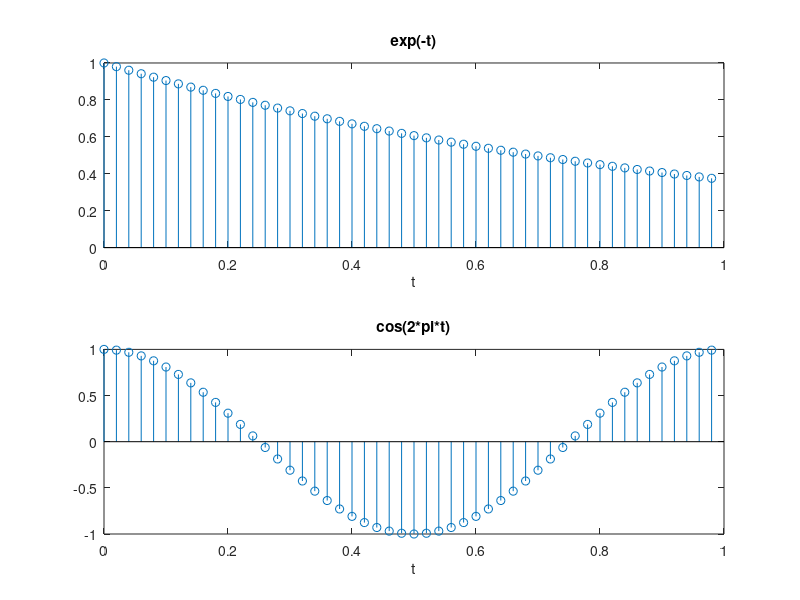
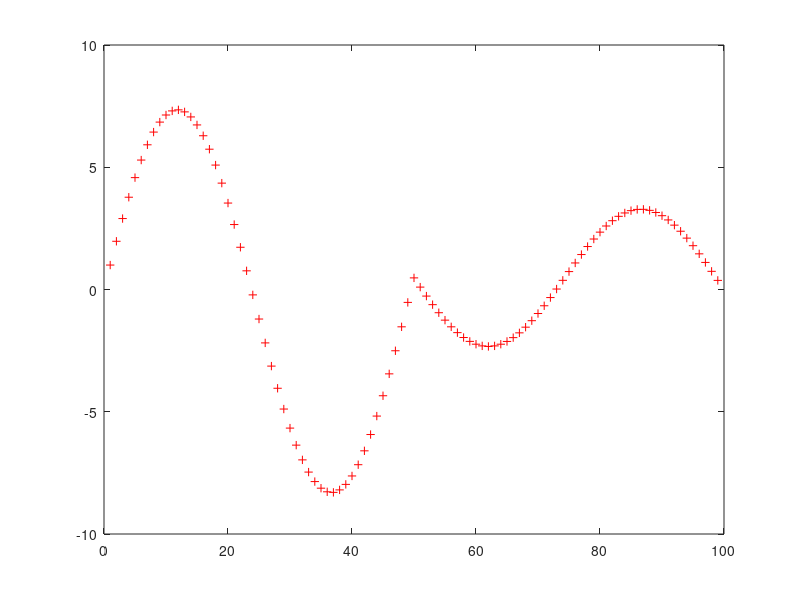

Recreate these plots in MATLAB, in order. (Note: this script raises an error after producing the figures.)
%% Guia 1 - Ejercicio de laboratorio 5
%
%% Enunciado
% Realice su propia implementación de las convoluciones lineal y circular 
% mediante la utilización de ciclo for. Compare los resultados con la función conv.

%% Código fuente y resultados
clear all;
close all;

fm = 50;
t = 0:1/fm:1-1/fm;

y = exp(-t);
w = cos(2*pi*t);

% Señales utilizadas
figure();
subplot(2,1,1),stem(t,y); title('exp(-t)'); xlabel('t');
subplot(2,1,2),stem(t,w); title('cos(2*pi*t)'); xlabel('t');

% Convolución lineal
figure()
plot(conv(y,w),'r+'), hold on;
plot(my_conv(y,w),'bo'), hold off;
title('Convolución lineal');
xlabel('muestras');

% Convolución circular
figure()
N = length(y);
plot(ifft(fft(y).*fft(w)),'r+'), hold on;
plot(my_cconv(y,w),'bo'), hold off;
title('Convolución circular');
xlabel('muestras');

%% Anexo: Codigo fuente de las funciones utilizadas
%

% Convolución lineal
dbtype my_conv.m

% Convolución circular
dbtype my_cconv.m
